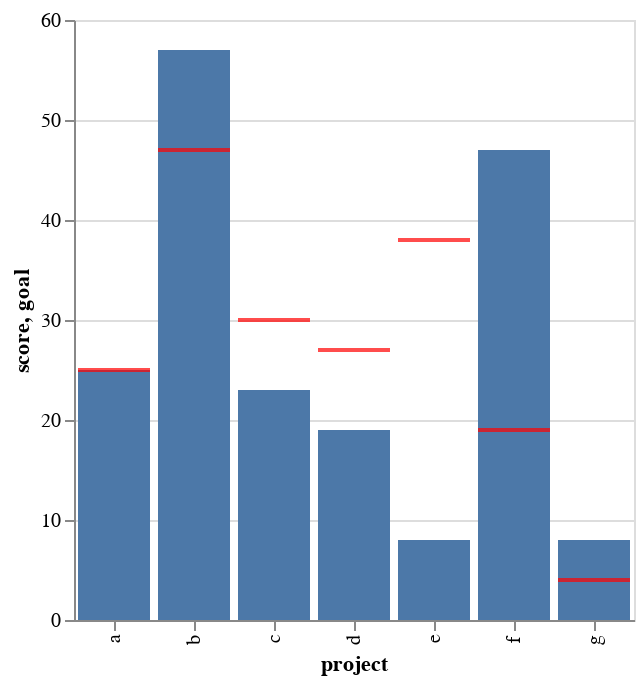

Notebook code cell kept with this figure:
### Code cell
source = pd.DataFrame({
    'project': ['a', 'b', 'c', 'd', 'e', 'f', 'g'],
    'score': [25, 57, 23, 19, 8, 47, 8],
    'goal': [25, 47, 30, 27, 38, 19, 4]
})

bar = alt.Chart(source).mark_bar().encode(
    x='project',
    y='score'
).properties(
    width=alt.Step(40)  # controls width of bar.
)

tick = alt.Chart(source).mark_tick(
    color='red',
    thickness=2,
    size=40 * 0.9,  # controls width of tick.
).encode(
    x='project',
    y='goal'
)

bar + tick

### Figure 1 — Vega-Lite specification as saved in the notebook (floating-point values rounded to 4 significant figures)
{"config": {"view": {"continuousWidth": 400, "continuousHeight": 300}}, "layer": [{"mark": "bar", "encoding": {"x": {"field": "project", "type": "nominal"}, "y": {"field": "score", "type": "quantitative"}}, "width": {"step": 40}}, {"mark": {"type": "tick", "color": "red", "size": 36.0, "thickness": 2}, "encoding": {"x": {"field": "project", "type": "nominal"}, "y": {"field": "goal", "type": "quantitative"}}}], "data": {"name": "data-06453710d60ef955b79014b6d9d13b60"}, "$schema": "https://vega.github.io/schema/vega-lite/v4.17.0.json", "datasets": {"data-06453710d60ef955b79014b6d9d13b60": [{"project": "a", "score": 25, "goal": 25}, {"project": "b", "score": 57, "goal": 47}, {"project": "c", "score": 23, "goal": 30}, {"project": "d", "score": 19, "goal": 27}, {"project": "e", "score": 8, "goal": 38}, {"project": "f", "score": 47, "goal": 19}, {"project": "g", "score": 8, "goal": 4}]}}
